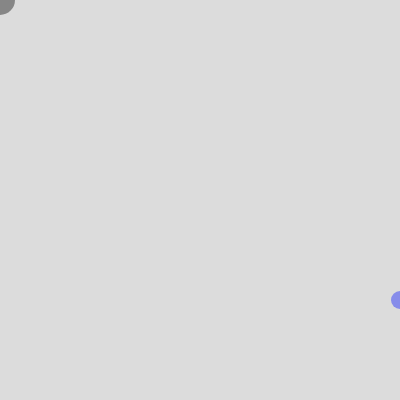
Frame 1 (no input)
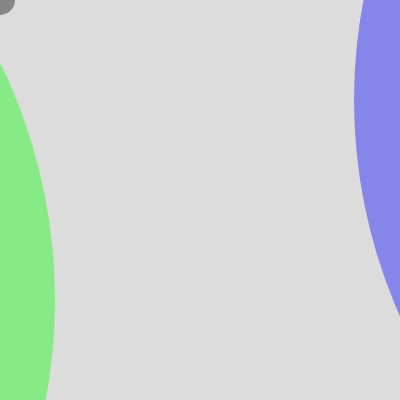
Frame 60 (no input)
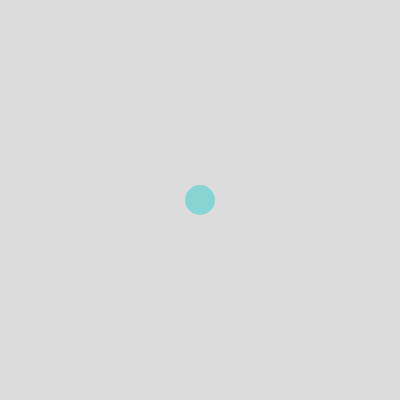
Frame 120 (the mouse pressed at the canvas centre since frame 60)

The p5.js sketch that drew these frames (run headless with seeded random() and noise() and a simulated clock; from frame 60 on, the mouse is pressed at the canvas centre):

// p5.js sketch
// ── sketch.js
let x;
let y;

function setup() {
  createCanvas(400, 400);
  x=0;
  y=400;
  
}

function draw() {
  background(220);

  noStroke();

  fill(0,y,x,100);
  ellipse(x,100,1.2*x);
  x=(x+15);

  fill(0,x,y,100);
  ellipse(y,300,1.2*x);
  y=(y-15);

  fill(0,mouseX,mouseY,100);
  ellipse(mouseX,mouseY, 30);

}
